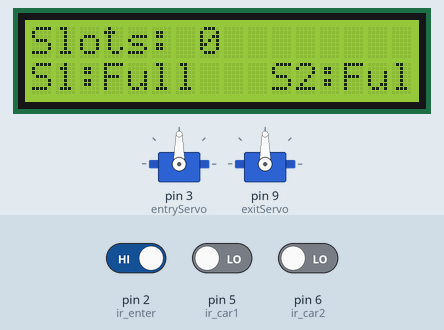
A sketch run on a simulated Arduino Uno, built with avr-gcc and run on an emulated ATmega328P. On the bench: 2 × servo, 16×2 character LCD. The inputs (shaded band) are chosen by the test bench; at power-on: pin 5 (ir_car1) LOW, pin 6 (ir_car2) LOW, pin 2 (ir_enter) HIGH.

Above: at 3.2 s.
3.3 s: pin 5 (ir_car1) driven HIGH
At 4.5 s:
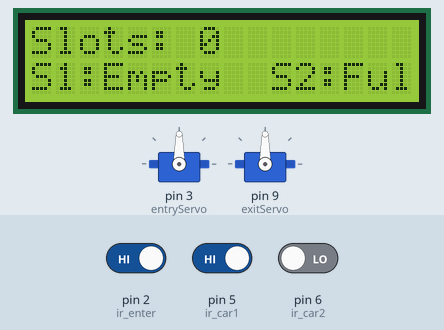
4.8 s: pin 6 (ir_car2) driven HIGH
At 5.7 s:
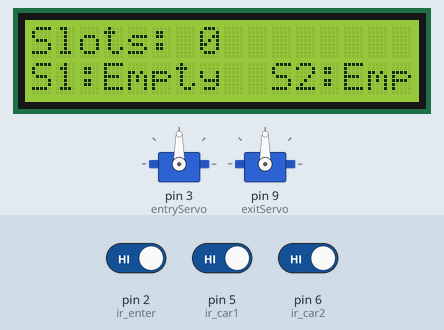
6.3 s: pin 5 (ir_car1) driven LOW
At 6.9 s:
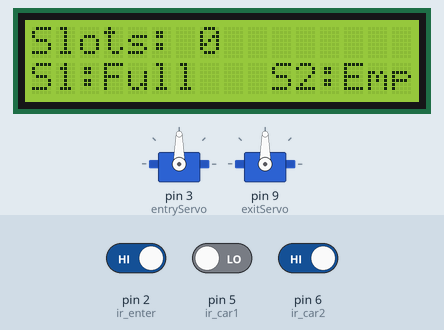
7.8 s: pin 6 (ir_car2) driven LOW
At 9.3 s:
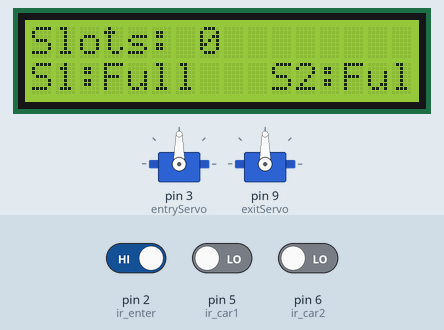
Timing chart, 0 to 10.3 s (numbered marks = the images above; inputs shaded):
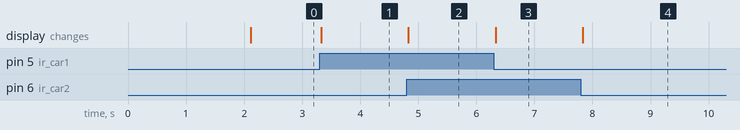

The sketch:

Smart_parking_sys_code.ino
```cpp
#include <Servo.h>
#include <Wire.h>
#include <LiquidCrystal_I2C.h>

LiquidCrystal_I2C lcd(0x27, 16, 2); // Adjust for 16x2 LCD
Servo entryServo;
Servo exitServo;

#define ir_enter 2
#define ir_back  4
#define ir_car1 5
#define ir_car2 6

int S1 = 0, S2 = 0;
int flag1 = 0, flag2 = 0;
int slot = 2;

void setup() {
    Serial.begin(9600);
    pinMode(ir_car1, INPUT);
    pinMode(ir_car2, INPUT);
    pinMode(ir_enter, INPUT);
    pinMode(ir_back, INPUT);

    // Pin assignments for servos (adjust as needed)
    entryServo.attach(3);
    exitServo.attach(9);

    // Initial positions for the servos (adjust as needed)
    entryServo.write(90); // Adjust for initial position
    exitServo.write(90); // Adjust for initial position

    lcd.begin(16, 2);
    lcd.setCursor(0, 0);
    lcd.print("Car Parking System");
    delay(2000);
    lcd.clear();

    Read_Sensor();
    int total = S1 + S2;
    slot = 2 - total;
}

void loop() {
    Read_Sensor();

    lcd.setCursor(0, 0);
    lcd.print("Slots: ");
    lcd.print(slot);
    lcd.print("   ");

    lcd.setCursor(0, 1);
    lcd.print("S1:");
    lcd.print(S1 == 1 ? "Full " : "Empty");
    lcd.print("  S2:");
    lcd.print(S2 == 1 ? "Full " : "Empty");

    // Control the entry and exit servos based on sensor readings and user input
    // ... (Your logic for controlling servos based on IR sensors and user input)

    // Example:
    if (digitalRead(ir_enter) == LOW && slot > 0) {
        // Raise the entry barrier
        entryServo.write(0); // Adjust for the 'up' position
        delay(1000); // Delay for barrier movement
        entryServo.write(90); // Adjust for the 'down' position
    }

    // ... (Similar logic for the exit servo based on ir_back and slot availability)
}

void Read_Sensor() {
    S1 = digitalRead(ir_car1) == 0 ? 1 : 0;
    S2 = digitalRead(ir_car2) == 0 ? 1 : 0;
}
```

Measured:
- after the input at 3.3 s, the display: changes at once (image 1)
- after the input at 4.8 s, the display: changes at once (image 2)
- after the input at 6.3 s, the display: changes at once (image 3)
- after the input at 7.8 s, the display: changes at once (image 4)
